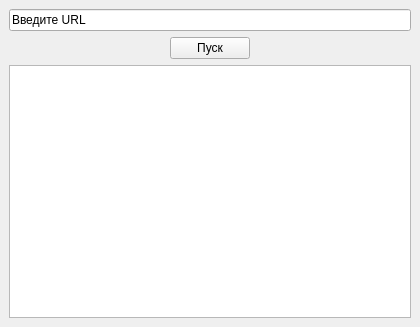
<?xml version="1.0" encoding="UTF-8"?>
<ui version="4.0">
 <class>MainWindow</class>
 <widget class="QMainWindow" name="MainWindow">
  <property name="geometry">
   <rect>
    <x>0</x>
    <y>0</y>
    <width>420</width>
    <height>327</height>
   </rect>
  </property>
  <property name="windowTitle">
   <string>MainWindow</string>
  </property>
  <widget class="QWidget" name="centralwidget">
   <layout class="QVBoxLayout" name="verticalLayout">
    <item>
     <layout class="QFormLayout" name="formLayout">
      <item row="0" column="0" colspan="2">
       <widget class="QLineEdit" name="input_url">
        <property name="text">
         <string>Введите URL</string>
        </property>
       </widget>
      </item>
     </layout>
    </item>
    <item>
     <layout class="QHBoxLayout" name="horizontalLayout">
      <item>
       <spacer name="horizontalSpacer">
        <property name="orientation">
         <enum>Qt::Horizontal</enum>
        </property>
        <property name="sizeHint" stdset="0">
         <size>
          <width>40</width>
          <height>20</height>
         </size>
        </property>
       </spacer>
      </item>
      <item>
       <widget class="QPushButton" name="button_collect_data">
        <property name="maximumSize">
         <size>
          <width>399</width>
          <height>16777215</height>
         </size>
        </property>
        <property name="text">
         <string>Пуск</string>
        </property>
       </widget>
      </item>
      <item>
       <spacer name="horizontalSpacer_2">
        <property name="orientation">
         <enum>Qt::Horizontal</enum>
        </property>
        <property name="sizeHint" stdset="0">
         <size>
          <width>40</width>
          <height>20</height>
         </size>
        </property>
       </spacer>
      </item>
     </layout>
    </item>
    <item>
     <layout class="QFormLayout" name="formLayout_2">
      <item row="0" column="0" colspan="2">
       <widget class="QTextEdit" name="console">
        <property name="readOnly">
         <bool>true</bool>
        </property>
       </widget>
      </item>
     </layout>
    </item>
   </layout>
  </widget>
 </widget>
 <resources/>
 <connections/>
</ui>
